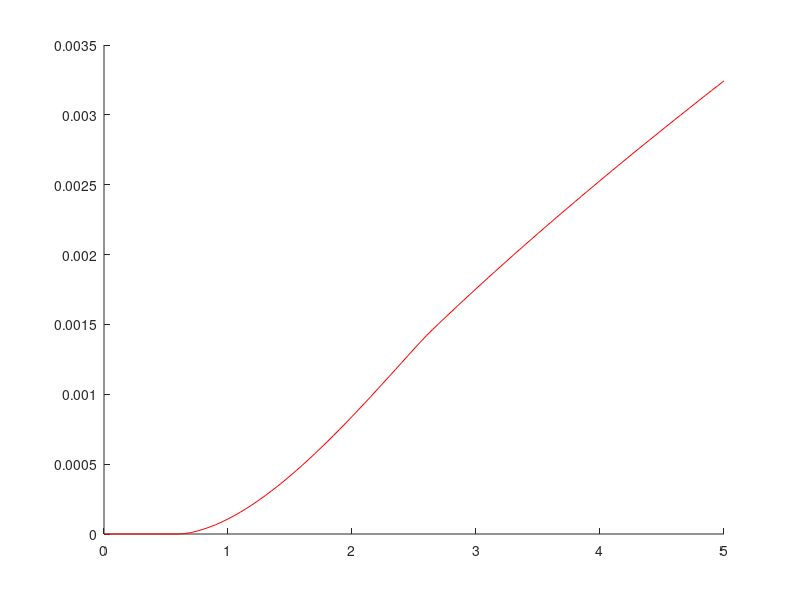

This chart was generated by the following MATLAB code: (Note: this script raises an error after producing the figure.)
%plotVdsId.m
%
%Robin Hes - TU Delft
%
%A script to plot V_GS-I_D simulation data

%cleanup
clc; clear;
%load known transistor parameters
load parameters.mat;
%load simulation data
load sim.mat

%prealloc and init loop variables
num_parameters = length(sim_V_DS2);
colors = hsv(num_parameters);
legend_string = cell(num_parameters, 1);

%create figure
figure;
hold all;

for i = 1:num_parameters 
    %plot relevant data and construct legend
    plot(sim_V_GS2, sim_I_D2(:,i), 'color', colors(i,:));
    legend_string{i} = ['V_{DS}: ', num2str(V_DS2(i), 2), ' V'];
end

%add legend
legend(legend_string{:});

%set axes
xlabel('V_{DS}');
ylabel('I_{D}');